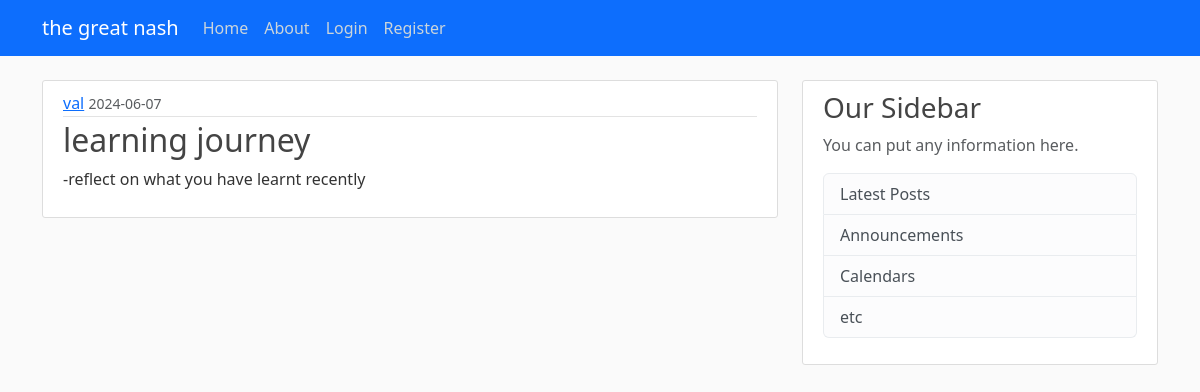
Screenshot of /post/3 with the database file from the repository.
### app/models.py (models this page shows, shortened)
class User(db.Model, UserMixin):
    id = db.Column(db.Integer, primary_key=True)
    username = db.Column(db.String(12), unique=True, nullable=False)
    email = db.Column(db.String(120), unique=True, nullable=False)
    image_file = db.Column(db.String(20), nullable=False, default='default.jpeg')
    password = db.Column(db.String(60), nullable=False)
    posts = db.relationship("Post", backref='author', lazy=True)

class Post(db.Model):
    id = db.Column(db.Integer, primary_key=True)
    title = db.Column(db.String(100), nullable=False)
    content = db.Column(db.Text, nullable=False)
    date_posted = db.Column(db.DateTime, nullable=False, default=datetime.utcnow)
    user_id = db.Column(db.Integer, db.ForeignKey('user.id'), nullable=False)

### app/route.py (the view)
@app.route("/post/<int:post_id>", methods = ["POST", "GET"])
def post(post_id):
    post=Post.query.get_or_404(post_id)
    return render_template("post.html", title="Posts.title", post=post)

### app/templates/post.html (shortened to what this page needs)
{% extends "base.html" %}
{% block content %}
<article class="media content-section">
    <div class="media-body">
      <div class="article-metadata">
        <a class="mr-2" href="{{url_for('user_posts', username= post.author.username)}}">{{ post.author.username }}</a>
        <small class="text-muted">{{ post.date_posted.strftime('%Y-%m-%d') }}</small>
      </div>
      <h2 class="article-title"> {{ post.title }}</h2>
      <p class="article-content"> {{ post.content }} </p>
  </article>
{% endblock %}

### app/static/main.css (style rules this page uses)
body { background: #fafafa; color: #333333; margin-top: 5rem; }
h1, h2, h3, h4, h5, h6 { color: #444444; }
.content-section { background: #ffffff; padding: 10px 20px; border: 1px solid #dddddd; border-radius: 3px; margin-bottom: 20px; }
.article-title { color: #444444; }
.article-content { white-space: pre-line; }
.article-metadata { padding-bottom: 1px; margin-bottom: 4px; border-bottom: 1px solid #e3e3e3 }

### rows the page displays
User: author.username "val"
Post: date_posted "2024-06-07", title "learning journey", content "-reflect on what you have learnt recently"
